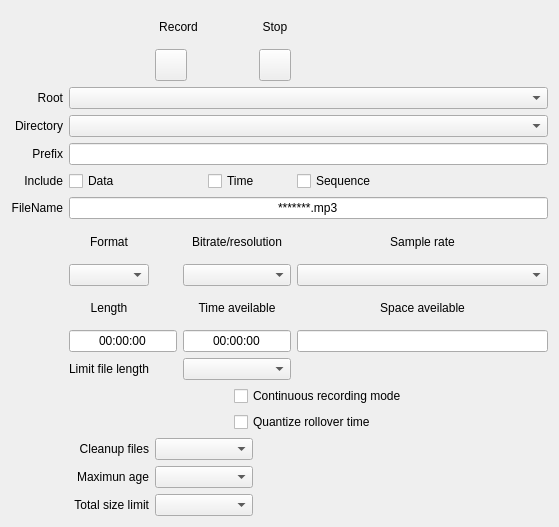
<?xml version="1.0" encoding="UTF-8"?>
<ui version="4.0">
 <class>CfgSettingAudioRecord</class>
 <widget class="QWidget" name="CfgSettingAudioRecord">
  <property name="geometry">
   <rect>
    <x>0</x>
    <y>0</y>
    <width>559</width>
    <height>527</height>
   </rect>
  </property>
  <property name="windowTitle">
   <string>Form</string>
  </property>
  <layout class="QGridLayout" name="gridLayout">
   <item row="0" column="2" colspan="2">
    <widget class="QLabel" name="label_record">
     <property name="text">
      <string>Record</string>
     </property>
     <property name="alignment">
      <set>Qt::AlignCenter</set>
     </property>
    </widget>
   </item>
   <item row="0" column="6">
    <widget class="QLabel" name="label_stop">
     <property name="text">
      <string>Stop</string>
     </property>
     <property name="alignment">
      <set>Qt::AlignCenter</set>
     </property>
    </widget>
   </item>
   <item row="1" column="2" colspan="3">
    <widget class="QPushButton" name="pushButton_record">
     <property name="minimumSize">
      <size>
       <width>32</width>
       <height>32</height>
      </size>
     </property>
     <property name="maximumSize">
      <size>
       <width>32</width>
       <height>32</height>
      </size>
     </property>
     <property name="text">
      <string/>
     </property>
    </widget>
   </item>
   <item row="1" column="6">
    <widget class="QPushButton" name="pushButton_stop">
     <property name="minimumSize">
      <size>
       <width>32</width>
       <height>32</height>
      </size>
     </property>
     <property name="maximumSize">
      <size>
       <width>32</width>
       <height>32</height>
      </size>
     </property>
     <property name="text">
      <string/>
     </property>
    </widget>
   </item>
   <item row="2" column="0">
    <widget class="QLabel" name="label_root">
     <property name="text">
      <string>Root</string>
     </property>
     <property name="alignment">
      <set>Qt::AlignRight|Qt::AlignTrailing|Qt::AlignVCenter</set>
     </property>
    </widget>
   </item>
   <item row="2" column="1" colspan="7">
    <widget class="QComboBox" name="comboBox_root"/>
   </item>
   <item row="3" column="0">
    <widget class="QLabel" name="label_dir">
     <property name="text">
      <string>Directory</string>
     </property>
     <property name="alignment">
      <set>Qt::AlignRight|Qt::AlignTrailing|Qt::AlignVCenter</set>
     </property>
    </widget>
   </item>
   <item row="3" column="1" colspan="7">
    <widget class="QComboBox" name="comboBox_dir"/>
   </item>
   <item row="4" column="0">
    <widget class="QLabel" name="label_prefix">
     <property name="text">
      <string>Prefix</string>
     </property>
     <property name="alignment">
      <set>Qt::AlignRight|Qt::AlignTrailing|Qt::AlignVCenter</set>
     </property>
    </widget>
   </item>
   <item row="4" column="1" colspan="7">
    <widget class="QLineEdit" name="lineEdit_prefix">
     <property name="text">
      <string/>
     </property>
     <property name="alignment">
      <set>Qt::AlignCenter</set>
     </property>
    </widget>
   </item>
   <item row="5" column="0">
    <widget class="QLabel" name="label_include">
     <property name="text">
      <string>Include</string>
     </property>
     <property name="alignment">
      <set>Qt::AlignRight|Qt::AlignTrailing|Qt::AlignVCenter</set>
     </property>
    </widget>
   </item>
   <item row="5" column="1">
    <widget class="QCheckBox" name="checkBox_data">
     <property name="text">
      <string>Data</string>
     </property>
    </widget>
   </item>
   <item row="5" column="4" colspan="3">
    <widget class="QCheckBox" name="checkBox_time">
     <property name="text">
      <string>Time</string>
     </property>
    </widget>
   </item>
   <item row="5" column="7">
    <widget class="QCheckBox" name="checkBox_sequence">
     <property name="text">
      <string>Sequence</string>
     </property>
    </widget>
   </item>
   <item row="6" column="0">
    <widget class="QLabel" name="label_fileName">
     <property name="text">
      <string>FileName</string>
     </property>
     <property name="alignment">
      <set>Qt::AlignRight|Qt::AlignTrailing|Qt::AlignVCenter</set>
     </property>
    </widget>
   </item>
   <item row="6" column="1" colspan="7">
    <widget class="QLineEdit" name="lineEdit_fileName">
     <property name="text">
      <string>*******.mp3</string>
     </property>
     <property name="alignment">
      <set>Qt::AlignCenter</set>
     </property>
    </widget>
   </item>
   <item row="7" column="1">
    <widget class="QLabel" name="label_format">
     <property name="text">
      <string>Format</string>
     </property>
     <property name="alignment">
      <set>Qt::AlignCenter</set>
     </property>
    </widget>
   </item>
   <item row="7" column="3" colspan="4">
    <widget class="QLabel" name="label_Bitrate">
     <property name="text">
      <string>Bitrate/resolution</string>
     </property>
     <property name="alignment">
      <set>Qt::AlignCenter</set>
     </property>
    </widget>
   </item>
   <item row="7" column="7">
    <widget class="QLabel" name="label_samplerate">
     <property name="text">
      <string>Sample rate</string>
     </property>
     <property name="alignment">
      <set>Qt::AlignCenter</set>
     </property>
    </widget>
   </item>
   <item row="8" column="1">
    <widget class="QComboBox" name="comboBox_format"/>
   </item>
   <item row="8" column="3" colspan="4">
    <widget class="QComboBox" name="comboBox_bitrate"/>
   </item>
   <item row="8" column="7">
    <widget class="QComboBox" name="comboBox_sampleRate"/>
   </item>
   <item row="9" column="1">
    <widget class="QLabel" name="label_length">
     <property name="text">
      <string>Length</string>
     </property>
     <property name="alignment">
      <set>Qt::AlignCenter</set>
     </property>
    </widget>
   </item>
   <item row="9" column="3" colspan="4">
    <widget class="QLabel" name="label_timeAvailable">
     <property name="text">
      <string>Time aveilable</string>
     </property>
     <property name="alignment">
      <set>Qt::AlignCenter</set>
     </property>
    </widget>
   </item>
   <item row="9" column="7">
    <widget class="QLabel" name="label_spaceAvailable">
     <property name="text">
      <string>Space aveilable</string>
     </property>
     <property name="alignment">
      <set>Qt::AlignCenter</set>
     </property>
    </widget>
   </item>
   <item row="10" column="1" colspan="2">
    <widget class="QLineEdit" name="lineEdit_length">
     <property name="text">
      <string>00:00:00</string>
     </property>
     <property name="alignment">
      <set>Qt::AlignCenter</set>
     </property>
    </widget>
   </item>
   <item row="10" column="3" colspan="4">
    <widget class="QLineEdit" name="lineEdit_timeAveilable">
     <property name="text">
      <string>00:00:00</string>
     </property>
     <property name="alignment">
      <set>Qt::AlignCenter</set>
     </property>
    </widget>
   </item>
   <item row="10" column="7">
    <widget class="QLineEdit" name="lineEdit_spaceAveilable">
     <property name="alignment">
      <set>Qt::AlignCenter</set>
     </property>
    </widget>
   </item>
   <item row="11" column="1">
    <widget class="QLabel" name="label_limitFileLength">
     <property name="text">
      <string>Limit file length</string>
     </property>
     <property name="alignment">
      <set>Qt::AlignRight|Qt::AlignTrailing|Qt::AlignVCenter</set>
     </property>
    </widget>
   </item>
   <item row="11" column="3" colspan="4">
    <widget class="QComboBox" name="comboBox_limitFileLength"/>
   </item>
   <item row="12" column="5" colspan="3">
    <widget class="QCheckBox" name="checkBox_Continuous">
     <property name="text">
      <string>Continuous recording mode</string>
     </property>
    </widget>
   </item>
   <item row="13" column="5" colspan="3">
    <widget class="QCheckBox" name="checkBox_Quantize">
     <property name="text">
      <string>Quantize rollover time</string>
     </property>
    </widget>
   </item>
   <item row="14" column="1">
    <widget class="QLabel" name="label_cleanupFiles">
     <property name="text">
      <string>Cleanup files</string>
     </property>
     <property name="alignment">
      <set>Qt::AlignRight|Qt::AlignTrailing|Qt::AlignVCenter</set>
     </property>
    </widget>
   </item>
   <item row="14" column="2" colspan="4">
    <widget class="QComboBox" name="comboBox_cleanupFiles"/>
   </item>
   <item row="15" column="1">
    <widget class="QLabel" name="label_maximunAge">
     <property name="text">
      <string>Maximun age</string>
     </property>
     <property name="alignment">
      <set>Qt::AlignRight|Qt::AlignTrailing|Qt::AlignVCenter</set>
     </property>
    </widget>
   </item>
   <item row="15" column="2" colspan="4">
    <widget class="QComboBox" name="comboBox_maximunAge"/>
   </item>
   <item row="16" column="1">
    <widget class="QLabel" name="label_TotalSizeLimit">
     <property name="text">
      <string>Total size limit</string>
     </property>
     <property name="alignment">
      <set>Qt::AlignRight|Qt::AlignTrailing|Qt::AlignVCenter</set>
     </property>
    </widget>
   </item>
   <item row="16" column="2" colspan="4">
    <widget class="QComboBox" name="comboBox_TotalSizeLimit"/>
   </item>
  </layout>
 </widget>
 <resources/>
 <connections/>
</ui>
